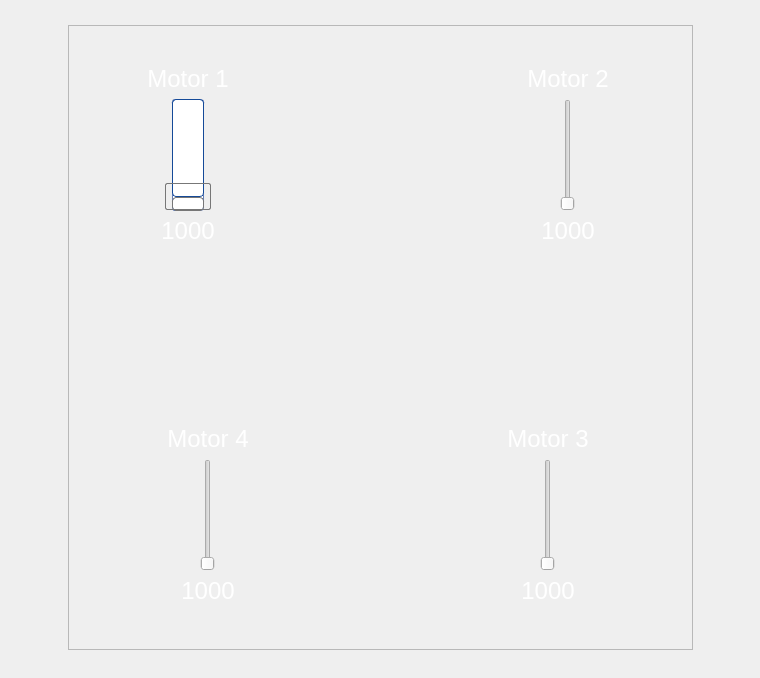
        <widget class="QWidget" name="QuadX">
         <layout class="QGridLayout" name="gridLayout_56">
          <item row="0" column="1">
           <spacer name="verticalSpacer_18">
            <property name="orientation">
             <enum>Qt::Vertical</enum>
            </property>
            <property name="sizeHint" stdset="0">
             <size>
              <width>20</width>
              <height>14</height>
             </size>
            </property>
           </spacer>
          </item>
          <item row="1" column="0">
           <spacer name="horizontalSpacer_12">
            <property name="orientation">
             <enum>Qt::Horizontal</enum>
            </property>
            <property name="sizeHint" stdset="0">
             <size>
              <width>57</width>
              <height>20</height>
             </size>
            </property>
           </spacer>
          </item>
          <item row="1" column="1">
           <widget class="QFrame" name="QuadXFrame">
            <property name="sizePolicy">
             <sizepolicy hsizetype="Fixed" vsizetype="Fixed">
              <horstretch>0</horstretch>
              <verstretch>0</verstretch>
             </sizepolicy>
            </property>
            <property name="minimumSize">
             <size>
              <width>625</width>
              <height>625</height>
             </size>
            </property>
            <property name="maximumSize">
             <size>
              <width>625</width>
              <height>625</height>
             </size>
            </property>
            <property name="frameShape">
             <enum>QFrame::StyledPanel</enum>
            </property>
            <property name="frameShadow">
             <enum>QFrame::Raised</enum>
            </property>
            <widget class="QFrame" name="QuadX1">
             <property name="geometry">
              <rect>
               <x>30</x>
               <y>30</y>
               <width>200</width>
               <height>200</height>
              </rect>
             </property>
             <property name="sizePolicy">
              <sizepolicy hsizetype="Fixed" vsizetype="Fixed">
               <horstretch>0</horstretch>
               <verstretch>0</verstretch>
              </sizepolicy>
             </property>
             <property name="minimumSize">
              <size>
               <width>200</width>
               <height>200</height>
              </size>
             </property>
             <property name="maximumSize">
              <size>
               <width>200</width>
               <height>200</height>
              </size>
             </property>
             <property name="styleSheet">
              <string notr="true">QFrame
{
   background-color: rgba(255, 255, 255, 0);
   border-image: url(:/images/resources/CW.png) 0 0 0 0 stretch stretch;
   border-width: 0px;
}</string>
             </property>
             <property name="frameShape">
              <enum>QFrame::StyledPanel</enum>
             </property>
             <property name="frameShadow">
              <enum>QFrame::Raised</enum>
             </property>
             <layout class="QGridLayout" name="gridLayout_57">
              <item row="1" column="0">
               <widget class="QSlider" name="QuadX1Motor">
                <property name="sizePolicy">
                 <sizepolicy hsizetype="Expanding" vsizetype="Expanding">
                  <horstretch>0</horstretch>
                  <verstretch>0</verstretch>
                 </sizepolicy>
                </property>
                <property name="styleSheet">
                 <string notr="true">QSlider::groove:vertical{
border: 1px solid #637EB8;
background: white;
width: 30px;
border-radius: 3px;
}
QSlider::add-page:vertical {
background: qlineargradient(x1: 0, y1: 0, x2: 0, y2: 1,
stop: 0 #ABC7EC, stop: 1 #154A98);
border: 1px solid #777;
height: 10px;
border-radius: 4px;
}
QSlider::sub-page:vertical {
background: #fff;
border: 1px solid #154A98;
height: 10px;
border-radius: 4px;
}
QSlider::handle:vertical{
background: qlineargradient(x1:0, y1:0, x2:1, y2:1,
stop:0 #fff, stop:1 #ABC7EC);
border: 1px solid #777;
height: 25px;
margin-left: -8px;
margin-right: -8px;
border-radius: 2px;
}

</string>
                </property>
                <property name="minimum">
                 <number>1000</number>
                </property>
                <property name="maximum">
                 <number>2000</number>
                </property>
                <property name="value">
                 <number>1000</number>
                </property>
                <property name="orientation">
                 <enum>Qt::Vertical</enum>
                </property>
               </widget>
              </item>
              <item row="0" column="0">
               <widget class="QLabel" name="QuadX1Label">
                <property name="font">
                 <font>
                  <pointsize>18</pointsize>
                 </font>
                </property>
                <property name="styleSheet">
                 <string notr="true">color:white;
border-image:none;</string>
                </property>
                <property name="text">
                 <string>Motor 1</string>
                </property>
                <property name="alignment">
                 <set>Qt::AlignCenter</set>
                </property>
               </widget>
              </item>
              <item row="2" column="0">
               <widget class="QLabel" name="QuadX1Value">
                <property name="font">
                 <font>
                  <pointsize>18</pointsize>
                 </font>
                </property>
                <property name="styleSheet">
                 <string notr="true">color:white;
border-image:none;</string>
                </property>
                <property name="text">
                 <string>1000</string>
                </property>
                <property name="alignment">
                 <set>Qt::AlignCenter</set>
                </property>
               </widget>
              </item>
              <item row="1" column="1">
               <spacer name="QuadX1Spacer">
                <property name="orientation">
                 <enum>Qt::Horizontal</enum>
                </property>
                <property name="sizeType">
                 <enum>QSizePolicy::Fixed</enum>
                </property>
                <property name="sizeHint" stdset="0">
                 <size>
                  <width>20</width>
                  <height>20</height>
                 </size>
                </property>
               </spacer>
              </item>
             </layout>
            </widget>
            <widget class="QFrame" name="QuadX2">
             <property name="geometry">
              <rect>
               <x>390</x>
               <y>30</y>
               <width>200</width>
               <height>200</height>
              </rect>
             </property>
             <property name="sizePolicy">
              <sizepolicy hsizetype="Fixed" vsizetype="Fixed">
               <horstretch>0</horstretch>
               <verstretch>0</verstretch>
              </sizepolicy>
             </property>
             <property name="minimumSize">
              <size>
               <width>200</width>
               <height>200</height>
              </size>
             </property>
             <property name="maximumSize">
              <size>
               <width>200</width>
               <height>200</height>
              </size>
             </property>
             <property name="layoutDirection">
              <enum>Qt::LeftToRight</enum>
             </property>
             <property name="styleSheet">
              <string notr="true">QFrame
{
   background-color: rgba(255, 255, 255, 0);
   border-image: url(:/images/resources/CCW.png) 0 0 0 0 stretch stretch;
   border-width: 0px;
}</string>
             </property>
             <property name="frameShape">
              <enum>QFrame::StyledPanel</enum>
             </property>
             <property name="frameShadow">
              <enum>QFrame::Raised</enum>
             </property>
             <layout class="QGridLayout" name="gridLayout_58">
              <item row="2" column="1">
               <widget class="QLabel" name="QuadX2Value">
                <property name="font">
                 <font>
                  <pointsize>18</pointsize>
                 </font>
                </property>
                <property name="styleSheet">
                 <string notr="true">color:white;
border-image:none;</string>
                </property>
                <property name="text">
                 <string>1000</string>
                </property>
                <property name="alignment">
                 <set>Qt::AlignCenter</set>
                </property>
               </widget>
              </item>
              <item row="1" column="1">
               <widget class="QSlider" name="QuadX2Motor">
                <property name="sizePolicy">
                 <sizepolicy hsizetype="Expanding" vsizetype="Expanding">
                  <horstretch>0</horstretch>
                  <verstretch>0</verstretch>
                 </sizepolicy>
                </property>
                <property name="styleSheet">
                 <string notr="true">QSlider::groove:vertical{
border: 1px solid #637EB8;
background: white;
width: 30px;
border-radius: 3px;
}
QSlider::add-page:vertical {
background: qlineargradient(x1: 0, y1: 0, x2: 0, y2: 1,
stop: 0 #ABC7EC, stop: 1 #154A98);
border: 1px solid #777;
height: 10px;
border-radius: 4px;
}
QSlider::sub-page:vertical {
background: #fff;
border: 1px solid #154A98;
height: 10px;
border-radius: 4px;
}
QSlider::handle:vertical{
background: qlineargradient(x1:0, y1:0, x2:1, y2:1,
stop:0 #fff, stop:1 #ABC7EC);
border: 1px solid #777;
height: 25px;
margin-left: -8px;
margin-right: -8px;
border-radius: 2px;
}

QSlider::background-color: rgba(255, 255, 255, 0);</string>
                </property>
                <property name="minimum">
                 <number>1000</number>
                </property>
                <property name="maximum">
                 <number>2000</number>
                </property>
                <property name="value">
                 <number>1000</number>
                </property>
                <property name="orientation">
                 <enum>Qt::Vertical</enum>
                </property>
               </widget>
              </item>
              <item row="0" column="1">
               <widget class="QLabel" name="QuadX2Label">
                <property name="font">
                 <font>
                  <pointsize>18</pointsize>
                 </font>
                </property>
                <property name="styleSheet">
                 <string notr="true">color:white;
border-image:none;</string>
                </property>
                <property name="text">
                 <string>Motor 2</string>
                </property>
                <property name="alignment">
                 <set>Qt::AlignCenter</set>
                </property>
               </widget>
              </item>
              <item row="1" column="0">
               <spacer name="QuadX2Spacer">
                <property name="orientation">
                 <enum>Qt::Horizontal</enum>
                </property>
                <property name="sizeType">
                 <enum>QSizePolicy::Fixed</enum>
                </property>
                <property name="sizeHint" stdset="0">
                 <size>
                  <width>20</width>
                  <height>20</height>
                 </size>
                </property>
               </spacer>
              </item>
             </layout>
            </widget>
            <widget class="QFrame" name="QuadXFCB">
             <property name="geometry">
              <rect>
               <x>210</x>
               <y>200</y>
               <width>200</width>
               <height>200</height>
              </rect>
             </property>
             <property name="sizePolicy">
              <sizepolicy hsizetype="Fixed" vsizetype="Fixed">
               <horstretch>0</horstretch>
               <verstretch>0</verstretch>
              </sizepolicy>
             </property>
             <property name="minimumSize">
              <size>
               <width>200</width>
               <height>200</height>
              </size>
             </property>
             <property name="maximumSize">
              <size>
               <width>200</width>
               <height>200</height>
              </size>
             </property>
             <property name="styleSheet">
              <string notr="true">background-color: rgba(255, 255, 255, 0);
image: url(:/images/resources/AQ32Sticker.png);</string>
             </property>
             <property name="frameShape">
              <enum>QFrame::StyledPanel</enum>
             </property>
             <property name="frameShadow">
              <enum>QFrame::Raised</enum>
             </property>
            </widget>
            <widget class="QFrame" name="QuadX3">
             <property name="geometry">
              <rect>
               <x>390</x>
               <y>390</y>
               <width>200</width>
               <height>200</height>
              </rect>
             </property>
             <property name="sizePolicy">
              <sizepolicy hsizetype="Fixed" vsizetype="Fixed">
               <horstretch>0</horstretch>
               <verstretch>0</verstretch>
              </sizepolicy>
             </property>
             <property name="minimumSize">
              <size>
               <width>200</width>
               <height>200</height>
              </size>
             </property>
             <property name="maximumSize">
              <size>
               <width>200</width>
               <height>200</height>
              </size>
             </property>
             <property name="styleSheet">
              <string notr="true">QFrame
{
   background-color: rgba(255, 255, 255, 0);
   border-image: url(:/images/resources/CW.png) 0 0 0 0 stretch stretch;
   border-width: 0px;
}</string>
             </property>
             <property name="frameShape">
              <enum>QFrame::StyledPanel</enum>
             </property>
             <property name="frameShadow">
              <enum>QFrame::Raised</enum>
             </property>
             <layout class="QGridLayout" name="gridLayout_59">
              <item row="2" column="0">
               <widget class="QLabel" name="QuadX3Value">
                <property name="font">
                 <font>
                  <pointsize>18</pointsize>
                 </font>
                </property>
                <property name="styleSheet">
                 <string notr="true">color:white;
border-image:none;</string>
                </property>
                <property name="text">
                 <string>1000</string>
                </property>
                <property name="alignment">
                 <set>Qt::AlignCenter</set>
                </property>
               </widget>
              </item>
              <item row="0" column="0">
               <widget class="QLabel" name="QuadX3Label">
                <property name="font">
                 <font>
                  <pointsize>18</pointsize>
                 </font>
                </property>
                <property name="styleSheet">
                 <string notr="true">color:white;
border-image:none;</string>
                </property>
                <property name="text">
                 <string>Motor 3</string>
                </property>
                <property name="alignment">
                 <set>Qt::AlignCenter</set>
                </property>
               </widget>
              </item>
              <item row="1" column="0">
               <widget class="QSlider" name="QuadX3Motor">
                <property name="sizePolicy">
                 <sizepolicy hsizetype="Expanding" vsizetype="Expanding">
                  <horstretch>0</horstretch>
                  <verstretch>0</verstretch>
                 </sizepolicy>
                </property>
                <property name="styleSheet">
                 <string notr="true">QSlider::groove:vertical{
border: 1px solid #637EB8;
background: white;
width: 30px;
border-radius: 3px;
}
QSlider::add-page:vertical {
background: qlineargradient(x1: 0, y1: 0, x2: 0, y2: 1,
stop: 0 #ABC7EC, stop: 1 #154A98);
border: 1px solid #777;
height: 10px;
border-radius: 4px;
}
QSlider::sub-page:vertical {
background: #fff;
border: 1px solid #154A98;
height: 10px;
border-radius: 4px;
}
QSlider::handle:vertical{
background: qlineargradient(x1:0, y1:0, x2:1, y2:1,
stop:0 #fff, stop:1 #ABC7EC);
border: 1px solid #777;
height: 25px;
margin-left: -8px;
margin-right: -8px;
border-radius: 2px;
}

QSlider::image:none;</string>
                </property>
                <property name="minimum">
                 <number>1000</number>
                </property>
                <property name="maximum">
                 <number>2000</number>
                </property>
                <property name="value">
                 <number>1000</number>
                </property>
                <property name="orientation">
                 <enum>Qt::Vertical</enum>
                </property>
               </widget>
              </item>
              <item row="1" column="1">
               <spacer name="QuadX3Spacer">
                <property name="orientation">
                 <enum>Qt::Horizontal</enum>
                </property>
                <property name="sizeType">
                 <enum>QSizePolicy::Fixed</enum>
                </property>
                <property name="sizeHint" stdset="0">
                 <size>
                  <width>20</width>
                  <height>20</height>
                 </size>
                </property>
               </spacer>
              </item>
             </layout>
            </widget>
            <widget class="QFrame" name="QuadX4">
             <property name="geometry">
              <rect>
               <x>30</x>
               <y>390</y>
               <width>200</width>
               <height>200</height>
              </rect>
             </property>
             <property name="sizePolicy">
              <sizepolicy hsizetype="Fixed" vsizetype="Fixed">
               <horstretch>0</horstretch>
               <verstretch>0</verstretch>
              </sizepolicy>
             </property>
             <property name="minimumSize">
              <size>
               <width>200</width>
               <height>200</height>
              </size>
             </property>
             <property name="maximumSize">
              <size>
               <width>200</width>
               <height>200</height>
              </size>
             </property>
             <property name="styleSheet">
              <string notr="true">QFrame
{
   background-color: rgba(255, 255, 255, 0);
   border-image: url(:/images/resources/CCW.png) 0 0 0 0 stretch stretch;
   border-width: 0px;
}</string>
             </property>
             <property name="frameShape">
              <enum>QFrame::StyledPanel</enum>
             </property>
             <property name="frameShadow">
              <enum>QFrame::Raised</enum>
             </property>
             <layout class="QGridLayout" name="gridLayout_60">
              <item row="1" column="1">
               <widget class="QSlider" name="QuadX4Motor">
                <property name="sizePolicy">
                 <sizepolicy hsizetype="Expanding" vsizetype="Expanding">
                  <horstretch>0</horstretch>
                  <verstretch>0</verstretch>
                 </sizepolicy>
                </property>
                <property name="styleSheet">
                 <string notr="true">QSlider::groove:vertical{
border: 1px solid #637EB8;
background: white;
width: 30px;
border-radius: 3px;
}
QSlider::add-page:vertical {
background: qlineargradient(x1: 0, y1: 0, x2: 0, y2: 1,
stop: 0 #ABC7EC, stop: 1 #154A98);
border: 1px solid #777;
height: 10px;
border-radius: 4px;
}
QSlider::sub-page:vertical {
background: #fff;
border: 1px solid #154A98;
height: 10px;
border-radius: 4px;
}
QSlider::handle:vertical{
background: qlineargradient(x1:0, y1:0, x2:1, y2:1,
stop:0 #fff, stop:1 #ABC7EC);
border: 1px solid #777;
height: 25px;
margin-left: -8px;
margin-right: -8px;
border-radius: 2px;
}

QSlider::background-color: rgba(255, 255, 255, 0);</string>
                </property>
                <property name="minimum">
                 <number>1000</number>
                </property>
                <property name="maximum">
                 <number>2000</number>
                </property>
                <property name="value">
                 <number>1000</number>
                </property>
                <property name="orientation">
                 <enum>Qt::Vertical</enum>
                </property>
               </widget>
              </item>
              <item row="0" column="1">
               <widget class="QLabel" name="QuadX4Label">
                <property name="font">
                 <font>
                  <pointsize>18</pointsize>
                 </font>
                </property>
                <property name="styleSheet">
                 <string notr="true">color:white;
border-image:none</string>
                </property>
                <property name="text">
                 <string>Motor 4</string>
                </property>
                <property name="alignment">
                 <set>Qt::AlignCenter</set>
                </property>
               </widget>
              </item>
              <item row="2" column="1">
               <widget class="QLabel" name="QuadX4Value">
                <property name="font">
                 <font>
                  <pointsize>18</pointsize>
                 </font>
                </property>
                <property name="styleSheet">
                 <string notr="true">color:white;
border-image:none;</string>
                </property>
                <property name="text">
                 <string>1000</string>
                </property>
                <property name="alignment">
                 <set>Qt::AlignCenter</set>
                </property>
               </widget>
              </item>
              <item row="1" column="0">
               <spacer name="QuadX4Spacer">
                <property name="orientation">
                 <enum>Qt::Horizontal</enum>
                </property>
                <property name="sizeType">
                 <enum>QSizePolicy::Fixed</enum>
                </property>
                <property name="sizeHint" stdset="0">
                 <size>
                  <width>20</width>
                  <height>20</height>
                 </size>
                </property>
               </spacer>
              </item>
             </layout>
            </widget>
           </widget>
          </item>
          <item row="1" column="2">
           <spacer name="horizontalSpacer_13">
            <property name="orientation">
             <enum>Qt::Horizontal</enum>
            </property>
            <property name="sizeHint" stdset="0">
             <size>
              <width>56</width>
              <height>20</height>
             </size>
            </property>
           </spacer>
          </item>
          <item row="2" column="1">
           <spacer name="verticalSpacer_19">
            <property name="orientation">
             <enum>Qt::Vertical</enum>
            </property>
            <property name="sizeHint" stdset="0">
             <size>
              <width>20</width>
              <height>17</height>
             </size>
            </property>
           </spacer>
          </item>
         </layout>
        </widget>
